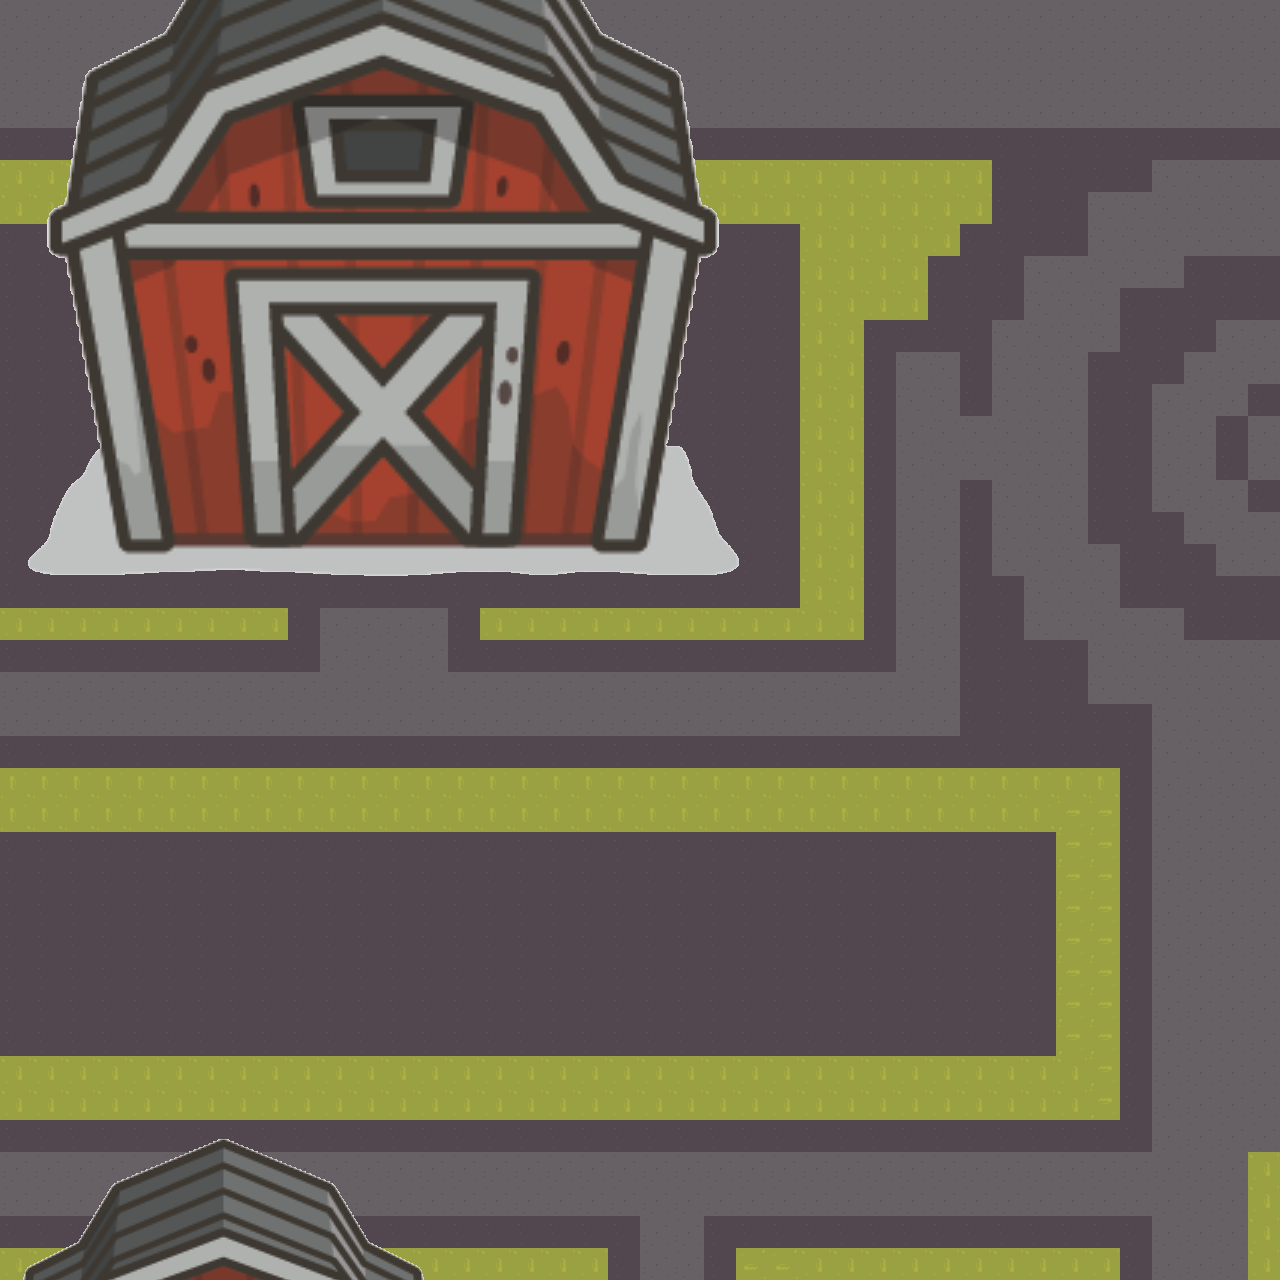

Below is a game level as drawn by its tile map, then a one-line description and the .tmx that defines it (tile-layer data replaced by summaries):
An orthogonal 40x40 tile map with 32x32 px tiles, 3 tile layers (colide, bg, toFade).

<map version="1.10" tiledversion="1.11.0" orientation="orthogonal" renderorder="left-down" width="40" height="40" tilewidth="32" tileheight="32" infinite="0" nextlayerid="5" nextobjectid="1">
 <tileset firstgid="1" source="map-new-side.tsx" />
 <layer id="3" name="colide" width="40" height="40" locked="1">
  <data>[1600 cells, 284 non-empty, 1 distinct tile ids]</data>
 </layer>
 <layer id="1" name="bg" width="40" height="40" locked="1">
  <data>[1600 cells, 1600 non-empty, 3 distinct tile ids]</data>
 </layer>
 <layer id="2" name="toFade" width="40" height="40" locked="1">
  <data>[1600 cells, 507 non-empty, 507 distinct tile ids]</data>
 </layer>
</map>
